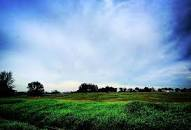
#> input picture sample image.jpg, 191 x 130 px
$ jupyter execute --allow-errors task_1_spf.ipynb   (shell and % lines are left out)
#> lines starting #> are read from the running program, lines starting #| are printed output that depends on the picture
<a href="https://colab.research.google.com/github/Aravind-subramaniam/Colour-Identification-in-Images/blob/main/task_1_spf.ipynb" target="_parent"></a>

[cell 1]
from sklearn.cluster import KMeans  # Importing the KMeans clustering algorithm from scikit-learn
import matplotlib.pyplot as plt  # Importing the matplotlib library for visualization
import numpy as np  # Importing the numpy library for numerical operations
import cv2  # Importing the OpenCV library for image processing
from collections import Counter  # Importing the Counter class for counting elements
from skimage.color import rgb2lab, deltaE_cie76  # Importing functions for color conversion and color difference calculation
import os  # Importing the os module for interacting with the operating system

image = cv2.imread('sample image.jpg')  # Reading the image file into a numpy array
#> image is the input picture: shape (130, 191, 3); mean B, G, R 162.7, 145.4, 117.2

print("The type of this input is {}".format(type(image)))  # Printing the type of the image array
#| The type of this input is <class 'numpy.ndarray'>
print("Shape: {}".format(image.shape))  # Printing the shape of the image array
#| Shape: (130, 191, 3)

plt.imshow(image)  # Displaying the image using matplotlib

[cell 2]
image = cv2.cvtColor(image, cv2.COLOR_BGR2RGB)  # Converting the color space of the image from BGR to RGB
plt.imshow(image)  # Displaying the image with the updated color space

[cell 3]
gray_image = cv2.cvtColor(image, cv2.COLOR_BGR2GRAY)  # Converting the image to grayscale
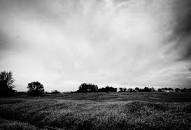
#> gray_image: shape (130, 191); min 0, max 255, mean 147.4
plt.imshow(gray_image, cmap='gray')  # Displaying the grayscale image with the 'gray' colormap
